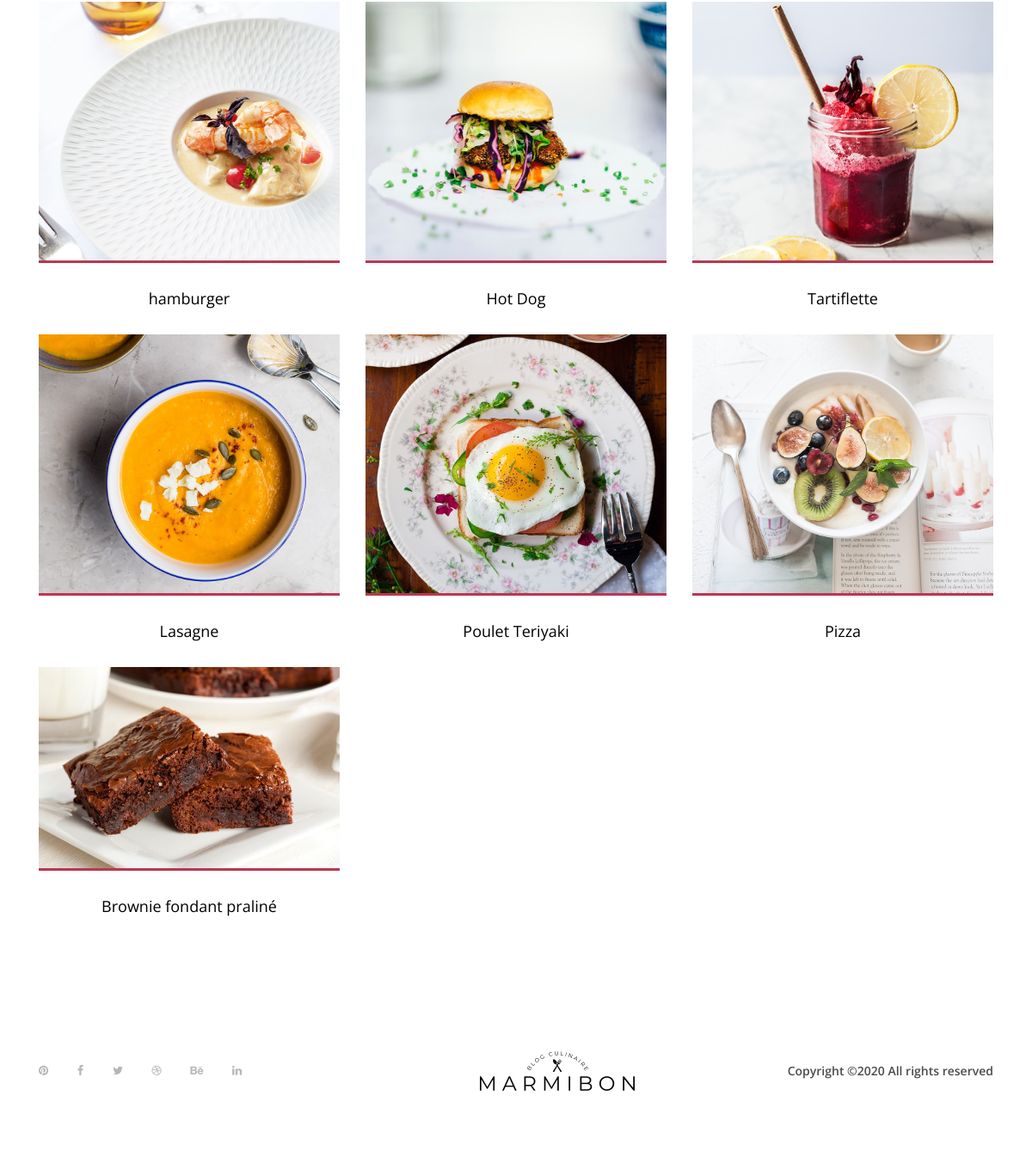
Before: /?recipes (lower part) with the older database file.
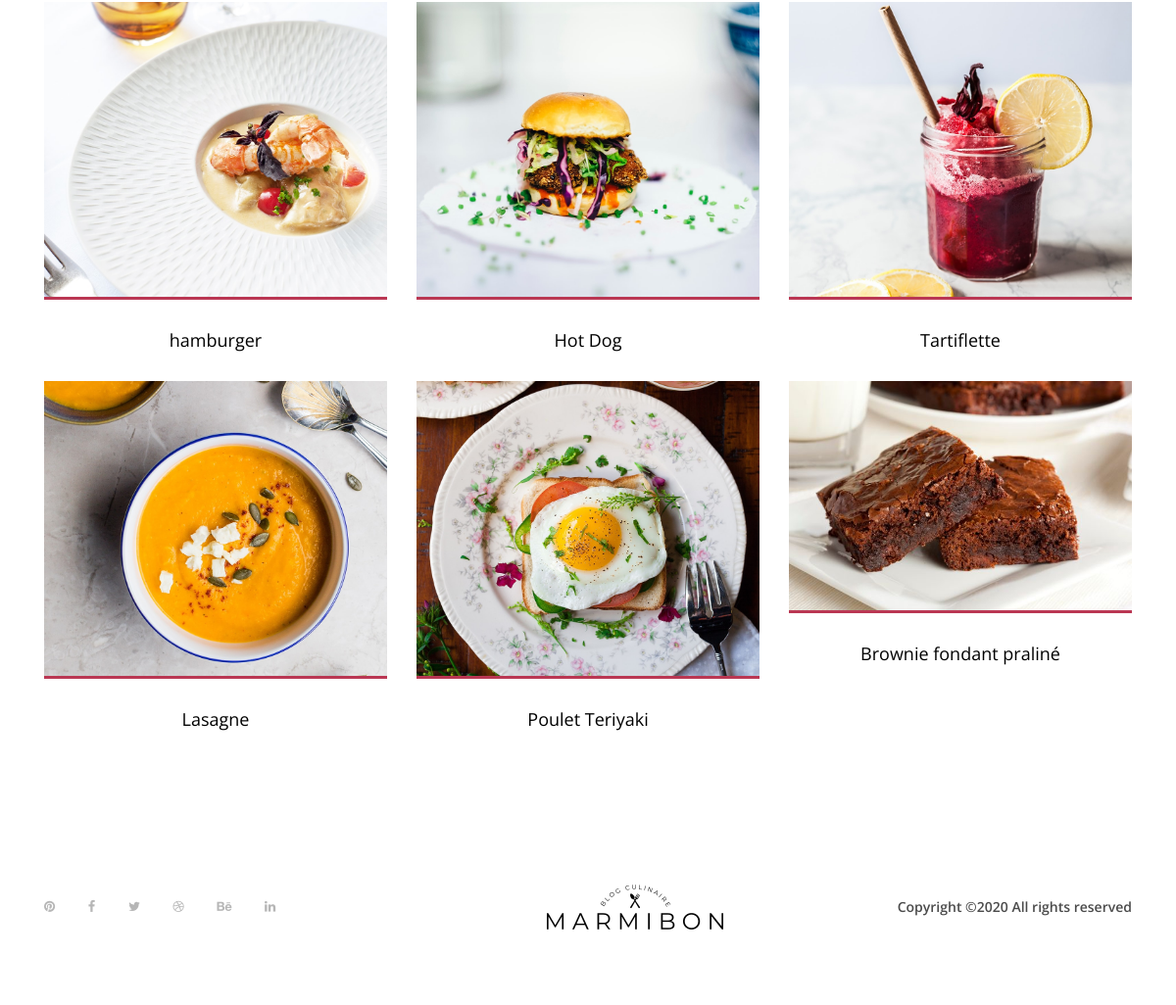
After: the same page with the newer database file.
### tables this page shows
CREATE TABLE IF NOT EXISTS `recette` (
  `Id_recette` bigint(255) NOT NULL AUTO_INCREMENT,
  `Name_recette` varchar(255) DEFAULT NULL,
  `img_recette` varchar(255) DEFAULT NULL,
  `time_recette` varchar(255) DEFAULT NULL,
  `number_recette` bigint(255) DEFAULT NULL,
  `level_recette` varchar(255) DEFAULT NULL,
  `cost_recette` varchar(255) DEFAULT NULL,
  `description_recette` text DEFAULT NULL,
  `Id_Ingredient` bigint(255) DEFAULT NULL,
  `likes` int(255) NOT NULL,
  `dislikes` int(255) NOT NULL,
  PRIMARY KEY (`Id_recette`)
);

### controllers/controller.php (called while the page is built, shortened)
<?php
require('models/model.php');
function recipes(){
    $allRecipe = new Recette();
    $allRecipe = $allRecipe->recettes();
    require('views/recipes.php');
}

### public/connect.php (called while the page is built)
<?php
class Databases
{
    public function connect()
    {
        try
        {
            $db = new PDO('mysql:host=localhost;dbname=marmibon;port=3306;charset=utf8', 'root', '');
            return $db;
        }
        catch(Exception $e)
        {
            die('Erreur : '.$e->getMessage());
        }
    }
}

### models/model.php (called while the page is built, shortened)
<?php
require_once('public/connect.php');
class Recette extends Databases{
    public function recettes(){
        $recette = $this->connect()->prepare('SELECT * FROM recette');
        $recette->execute();
        $result = $recette->fetchALL(PDO::FETCH_ASSOC);
        return $result;
     }
}

### views/recipes.php (the view, shortened to what this page needs)
<section class="best-receipe-area">
    <div class="container">
        <div class="row">
            <?php foreach($allRecipe as $result){ ?>
            <div class="col-12 col-sm-6 col-lg-4">
                <div class="single-best-receipe-area mb-30">
                    <img src="<?=$result['img_recette'] ?>" alt="">
                    <div class="receipe-content">
                        <a href=<?='?recipeID='.$result['Id_recette'] ?>>
                            <h5><?=$result['Name_recette'] ?></h5>
                        </a>
                    </div>
                </div>
            </div>
            <?php } ?>
        </div>
    </div>
</section>
<?php require('templates/template.php'); ?>

Changed rows visible on the page:
removed recette: img_recette (picture), Name_recette "Pizza"
